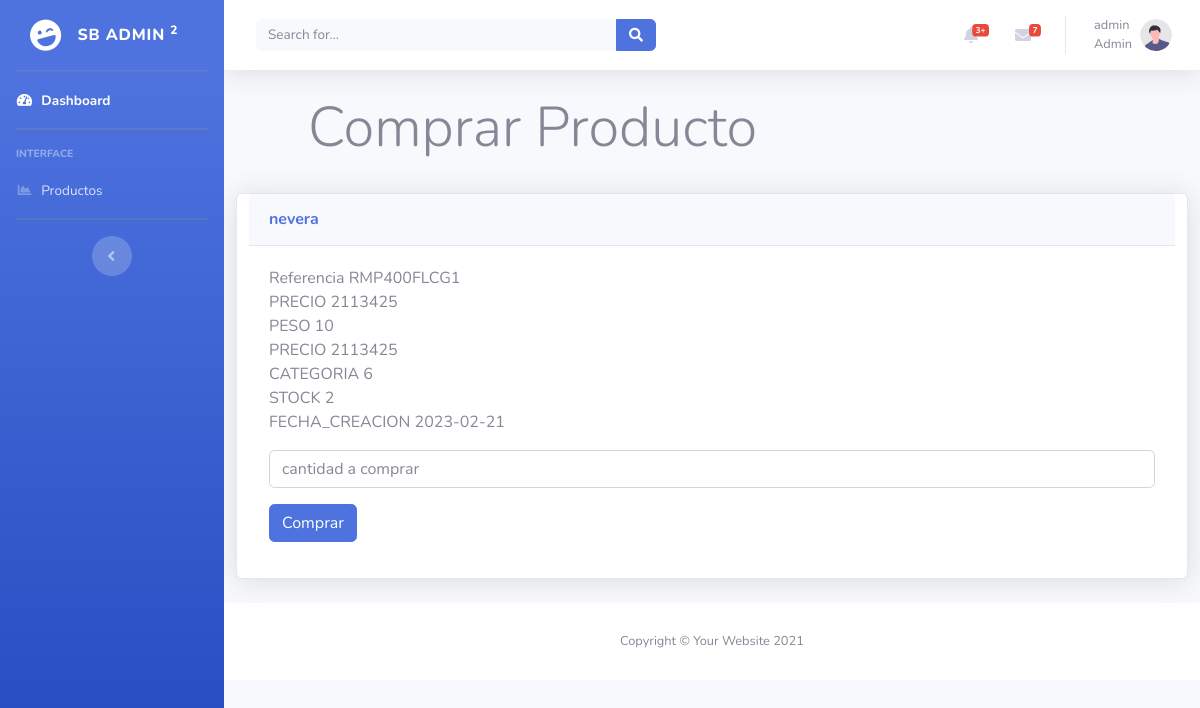
Screenshot of /View/Comprar.php?id=1 (signed in) with the database file from the repository.
### tables this page shows
CREATE TABLE `producto` (
  `ID` int(11) NOT NULL,
  `NOMBRE_PRODUCTO` varchar(255) NOT NULL,
  `REFERENCIA` varchar(255) NOT NULL,
  `PRECIO` int(11) NOT NULL,
  `PESO` int(11) NOT NULL,
  `CATEGORIA` int(11) NOT NULL,
  `STOCK` int(11) NOT NULL,
  `FECHA_CREACION` date NOT NULL
);

### Controllers/controllersProductos.php (called while the page is built, shortened)
<?php
class ControllerProductos{
    public function getId($id){
        require_once("./../Model/productos.php");
        $productos = new Productos();
        return $productos->getById($id);
    }
}

### db/database.php (called while the page is built)
<?php
class DATABASE{
    private $host;
    private $database_name;
    private $username;
    private $password;
    private $charset;
    public function __construct(){
        $this->host     = 'localhost';
        $this->database_name   = 'konecta';
        $this->username     = 'root';
        $this->password     = '';
        $this->charset  = 'utf8mb4';
    }
    function getConnection(){
        try {
            $option = [PDO::ATTR_ERRMODE => PDO::ERRMODE_EXCEPTION,
            PDO::ATTR_EMULATE_PREPARES => false];
            $conn = new PDO("mysql:host=" . $this->host
                            . ";dbname=" . $this->database_name
                            . ";charset=" . $this->charset
                            ,$this->username
                            ,$this->password
                            ,$option);
                            return $conn;
        } catch (PDOException $e) {
            print_r("Error connection : " . $e->getMessage());
        }
    }
}

### Model/productos.php (called while the page is built, shortened)
<?php
include_once('./../db/database.php');
class Productos extends DATABASE{
    private $table = 'producto';
    public function getById($id){
        try
        {
            $stm = $this->getConnection()->prepare("SELECT * FROM $this->table WHERE id= ?");
            $stm->execute([$id]);
            return $stm->fetch(PDO::FETCH_OBJ);
        }
        catch (PDOException $e)
        {
            die($e->getMessage());
        }
    }
}

### View/Comprar.php (the view, shortened to what this page needs)
<?php
echo "<link href='https://cdn.jsdelivr.net/npm/bootstrap@5.1.3/dist/css/bootstrap.min.css' rel='stylesheet'>";
require_once "./base/view_navbar.php";
?>
<div class="container">
    <div class="row mt-4 mx-5">
        <div class="col-9">
            <h1 class="Display-4">Comprar Producto</h1>
        </div>
    </div>
    <div class="row mt-4">
    <?php
include_once './../Controllers/controllersProductos.php';
$controllers = new ControllerProductos;
$producto = $controllers->getId($_GET['id']);
?>
        <div class="card shadow mb-4">
            <div class="card-header py-3">
                <h6 class="m-0 font-weight-bold text-primary"><?php echo $producto->NOMBRE_PRODUCTO ?></h6>
            </div>
            <div class="card-body">
<?php
echo "Referencia " . $producto->REFERENCIA . "</br>";
echo "PRECIO " . $producto->PRECIO . "</br>";
echo "PESO " . $producto->PESO . "</br>";
echo "PRECIO " . $producto->PRECIO . "</br>";
echo "CATEGORIA " . $producto->CATEGORIA . "</br>";
echo "STOCK " . $producto->STOCK . "</br>";
echo "FECHA_CREACION " . $producto->FECHA_CREACION . "</br>";
?>
<form action="./ruteador.php?controller=Comprar&action=create" method="post">
    <input class="form-control my-3" type="number" name="cantidad" placeholder="cantidad a comprar" >
    <input class="btn btn-primary" name="salvar" type="submit" value="Comprar">
</form>
                </div>
                </div>
            </div>
<?php
require_once './base/view_footer.php';
?>

### rows the page displays
producto: NOMBRE_PRODUCTO "nevera", REFERENCIA "RMP400FLCG1", PRECIO "2113425", PESO "10", CATEGORIA "6", STOCK "2", FECHA_CREACION "2023-02-21"

### other values shown
$_SESSION['user'] "admin"
$user "Admin"
